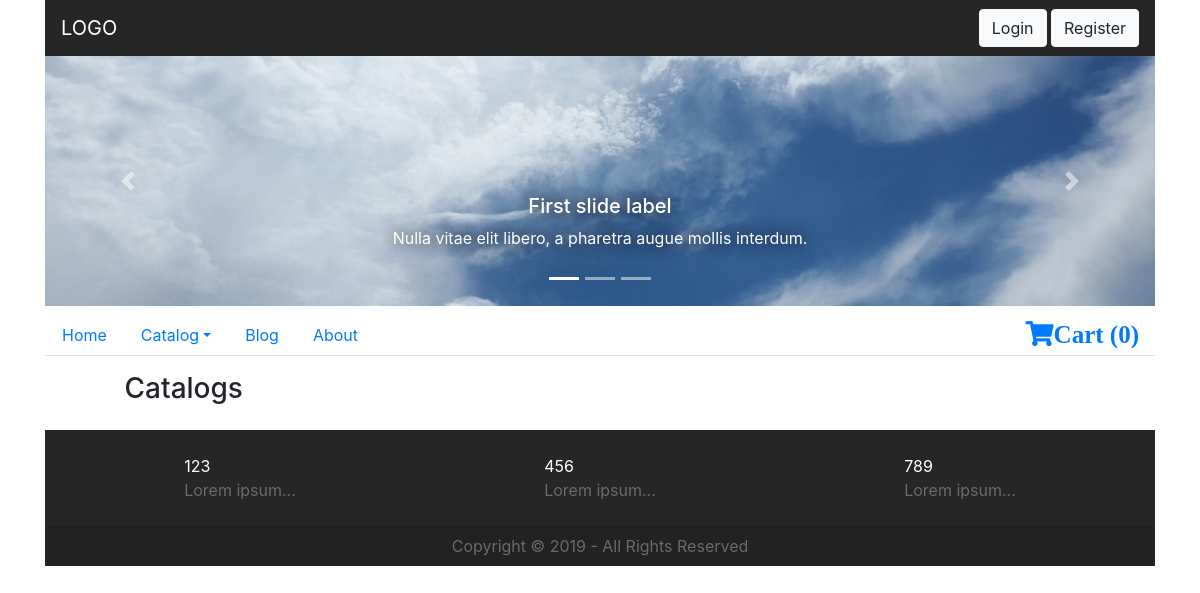
The app's page /catalog, older data.
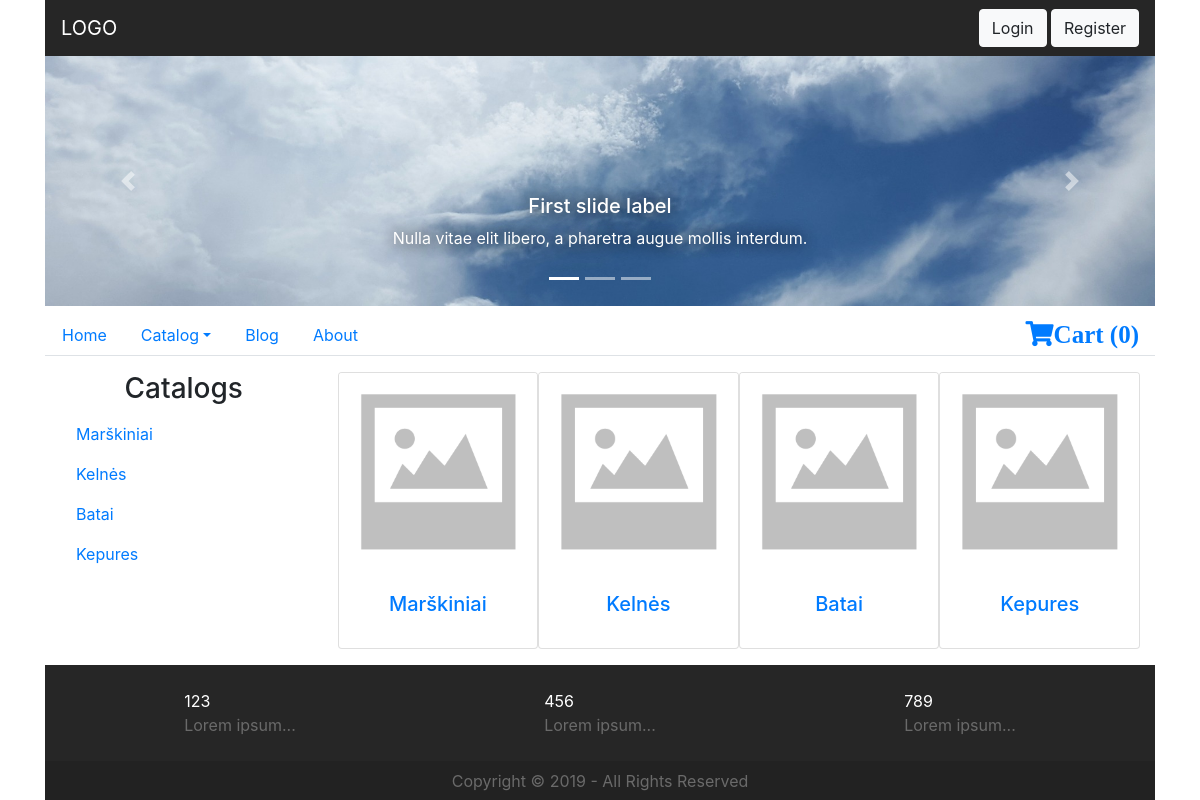
The same page, newer data.
### tables this page shows
CREATE TABLE `categories` (
  `id` int(11) NOT NULL,
  `name` varchar(255) NOT NULL,
  `image` varchar(255) DEFAULT NULL
);

### core/view.php (called while the page is built, shortened)
<?php
class View {
    function __construct($session, $model) {
        $this->model = $model;
    }
    public function render($name, $data = NULL) {
        $this->page = explode("/", $name)[0];
        require_once './views/head.php';
        require_once './views/' . $name . '.php';
        require_once './views/foot.php';
    }
}

### controllers/catalog.php (called while the page is built, shortened)
<?php
class Catalog extends Controller {
    function __construct($args = NULL) {
        parent::__construct();
        $this->view->render('catalog/index');
    }
}

### core/init.php (called while the page is built, shortened)
<?php
require_once 'model.php';
require_once 'view.php';
$core = new Core();

### index.php (called while the page is built)
<?php
require_once './core/init.php';
?>

### core/model.php (called while the page is built, shortened)
<?php
class Model {
    protected $db;
    function __construct() {
        $this->db = mysqli_connect('localhost', 'root', '', 'parduotuve');
        if (mysqli_connect_errno()) {
            printf("Database connection error: %s\n", mysqli_connect_error());
            die();
        } else {
            mysqli_set_charset($this->db, 'utf8');
        }
    }
    function getCategories() {
        $result = mysqli_query($this->db, "SELECT * FROM categories");
        if ($result && mysqli_num_rows($result) > 0) {
            $categories = array();
            while ($category = mysqli_fetch_array($result, MYSQLI_ASSOC)) {
                array_push($categories, $category);
            }
            return $categories;
        } else {
            return array();
        }
    }
}

### core/controller.php (called while the page is built, shortened)
<?php
class Controller {
    protected $model;
    protected $session;
    function __construct() {
        $this->session = new Session();
        $this->view = new View($this->session, $this->model);
        $this->view->addData($this->model->getCategories(), 'categories');
    }
    function loadModel($name) {
        $path = 'models/' . $name . 'Model.php';
        if (file_exists($path)) {
            require_once $path;
            if (class_exists($name . 'Model')) {
                $this->model = $name . 'Model';
                $this->model = new $this->model($this->session);
                return TRUE;
            } else {
                $this->model = new Model();
                return FALSE;
            }
        } else {
            $this->model = new Model();
            return FALSE;
        }
    }
}

### views/menu_categories.php (the view, shortened to what the changed rows need)
<ul class="nav nav-pills flex-column">
    <?php foreach ($this->model->getCategories() as $key => $category) { ?>
        <li class="nav-item">
            <a class="nav-link" href="/parduotuve/catalog/<?php echo mb_strtolower($category['name']); ?>"><?php echo $category['name']; ?></a>
        </li>
    <?php } ?>
</ul>

### views/head.php (shortened to what the changed rows need)
<!DOCTYPE html>
<html lang="en">
<head>
    <link rel="stylesheet" href="https://stackpath.bootstrapcdn.com/bootstrap/4.3.1/css/bootstrap.min.css">
    <link rel="stylesheet" href="https://use.fontawesome.com/releases/v5.8.1/css/all.css">
    <link rel="stylesheet" href="/parduotuve/style.css">
</head>
<body>
<div class="container">
<header>
    <div class="header-bottom my-2">
        <ul class="nav nav-tabs">
            <?php $menu = array("Home" => "", "Catalog" => $this->model->getCategories(), "Blog" => "blog", "About" => "about"); ?>
            <?php foreach ($menu as $key => $value) { ?>
                <?php if(is_array($menu[$key])) { ?>
            <li class="nav-item dropdown">
                <a class="nav-link dropdown-toggle" data-toggle="dropdown" href="#" role="button" aria-haspopup="true" aria-expanded="false"><?php echo $key ?></a>
            </li>
                <?php } else { ?>
            <li class="nav-item">
                <a class="nav-link<?php echo $this->page == $value ? " active" : ""; ?>" href="/parduotuve/<?php echo $value; ?>"><?php echo $key; ?></a>
            </li>
                <?php } ?>
            <?php } ?>
        </ul>
    </div>
</header>
<main class="container">

### views/catalog/index.php
<div class="row my-3">
    <aside class="col-md-3">
<?php include_once 'views/menu_categories.php'; ?>
    </aside>
    <div class="col-md-9 d-flex justify-content-around">
<?php if (isset($this->data['products'])) { ?>
<?php foreach ($this->data['products'] as $key => $product) { ?>
        <div class="card" style="width: 16rem;">
            <a href="/parduotuve/product/<?php echo $product['name']; ?>">
                <img src="/parduotuve/img/<?php echo isset($product['image']) ? $product['image'] : 'no-image.png'; ?>" class="card-img-top" alt="">
                <div class="card-body">
                    <h5 class="card-title text-center"><?php echo $product['name']; ?></h5>
                </div>
            </a>
        </div>
<?php } ?>
<?php } else { ?>
<?php foreach ($this->data['categories'] as $key => $category) { ?>
        <div class="card" style="width: 16rem;">
            <a href="/parduotuve/catalog/<?php echo mb_strtolower($category['name']); ?>">
                <img src="/parduotuve/img/<?php echo isset($category['image']) ? $category['image'] : 'no-image.png'; ?>" class="card-img-top" alt="">
                <div class="card-body">
                    <h5 class="card-title text-center"><?php echo $category['name']; ?></h5>
                </div>
            </a>
        </div>
<?php } ?>
<?php } ?>
    </div>
</div>

Row changes from the older to the newer data that the page shows:
added categories: name "Marškiniai"
added categories: name "Kelnės"
added categories: name "Batai"
added categories: name "Kepures"
